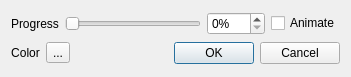
<?xml version="1.0" encoding="UTF-8"?>
<ui version="4.0">
 <class>TraceDrawingRangeDialog</class>
 <widget class="QDialog" name="TraceDrawingRangeDialog">
  <property name="geometry">
   <rect>
    <x>0</x>
    <y>0</y>
    <width>351</width>
    <height>77</height>
   </rect>
  </property>
  <property name="windowTitle">
   <string>Dialog</string>
  </property>
  <layout class="QVBoxLayout" name="verticalLayout">
   <item>
    <layout class="QHBoxLayout" name="horizontalLayout">
     <item>
      <widget class="QLabel" name="drawingRangeLabel">
       <property name="text">
        <string>Progress</string>
       </property>
      </widget>
     </item>
     <item>
      <widget class="QSlider" name="drawingRangeSlider">
       <property name="maximum">
        <number>100</number>
       </property>
       <property name="orientation">
        <enum>Qt::Horizontal</enum>
       </property>
      </widget>
     </item>
     <item>
      <widget class="QSpinBox" name="drawingRangeSpinBox">
       <property name="suffix">
        <string>%</string>
       </property>
       <property name="prefix">
        <string/>
       </property>
       <property name="maximum">
        <number>100</number>
       </property>
      </widget>
     </item>
     <item>
      <widget class="QCheckBox" name="drawingAnimateCheckBox">
       <property name="text">
        <string>Animate</string>
       </property>
      </widget>
     </item>
    </layout>
   </item>
   <item>
    <layout class="QHBoxLayout" name="horizontalLayout_2">
     <item>
      <widget class="QLabel" name="traceColorLabel">
       <property name="text">
        <string>Color</string>
       </property>
       <property name="alignment">
        <set>Qt::AlignCenter</set>
       </property>
       <property name="buddy">
        <cstring>traceColorToolButton</cstring>
       </property>
      </widget>
     </item>
     <item>
      <widget class="QToolButton" name="traceColorToolButton">
       <property name="text">
        <string>...</string>
       </property>
      </widget>
     </item>
     <item>
      <widget class="QDialogButtonBox" name="traceDrawingButtonBox">
       <property name="orientation">
        <enum>Qt::Horizontal</enum>
       </property>
       <property name="standardButtons">
        <set>QDialogButtonBox::Cancel|QDialogButtonBox::Ok</set>
       </property>
      </widget>
     </item>
    </layout>
   </item>
  </layout>
 </widget>
 <resources/>
 <connections>
  <connection>
   <sender>traceDrawingButtonBox</sender>
   <signal>accepted()</signal>
   <receiver>TraceDrawingRangeDialog</receiver>
   <slot>accept()</slot>
   <hints>
    <hint type="sourcelabel">
     <x>304</x>
     <y>99</y>
    </hint>
    <hint type="destinationlabel">
     <x>157</x>
     <y>76</y>
    </hint>
   </hints>
  </connection>
  <connection>
   <sender>traceDrawingButtonBox</sender>
   <signal>rejected()</signal>
   <receiver>TraceDrawingRangeDialog</receiver>
   <slot>reject()</slot>
   <hints>
    <hint type="sourcelabel">
     <x>304</x>
     <y>99</y>
    </hint>
    <hint type="destinationlabel">
     <x>285</x>
     <y>76</y>
    </hint>
   </hints>
  </connection>
  <connection>
   <sender>drawingRangeSlider</sender>
   <signal>valueChanged(int)</signal>
   <receiver>drawingRangeSpinBox</receiver>
   <slot>setValue(int)</slot>
   <hints>
    <hint type="sourcelabel">
     <x>157</x>
     <y>29</y>
    </hint>
    <hint type="destinationlabel">
     <x>304</x>
     <y>36</y>
    </hint>
   </hints>
  </connection>
  <connection>
   <sender>drawingRangeSpinBox</sender>
   <signal>valueChanged(int)</signal>
   <receiver>drawingRangeSlider</receiver>
   <slot>setValue(int)</slot>
   <hints>
    <hint type="sourcelabel">
     <x>304</x>
     <y>36</y>
    </hint>
    <hint type="destinationlabel">
     <x>244</x>
     <y>31</y>
    </hint>
   </hints>
  </connection>
 </connections>
</ui>
